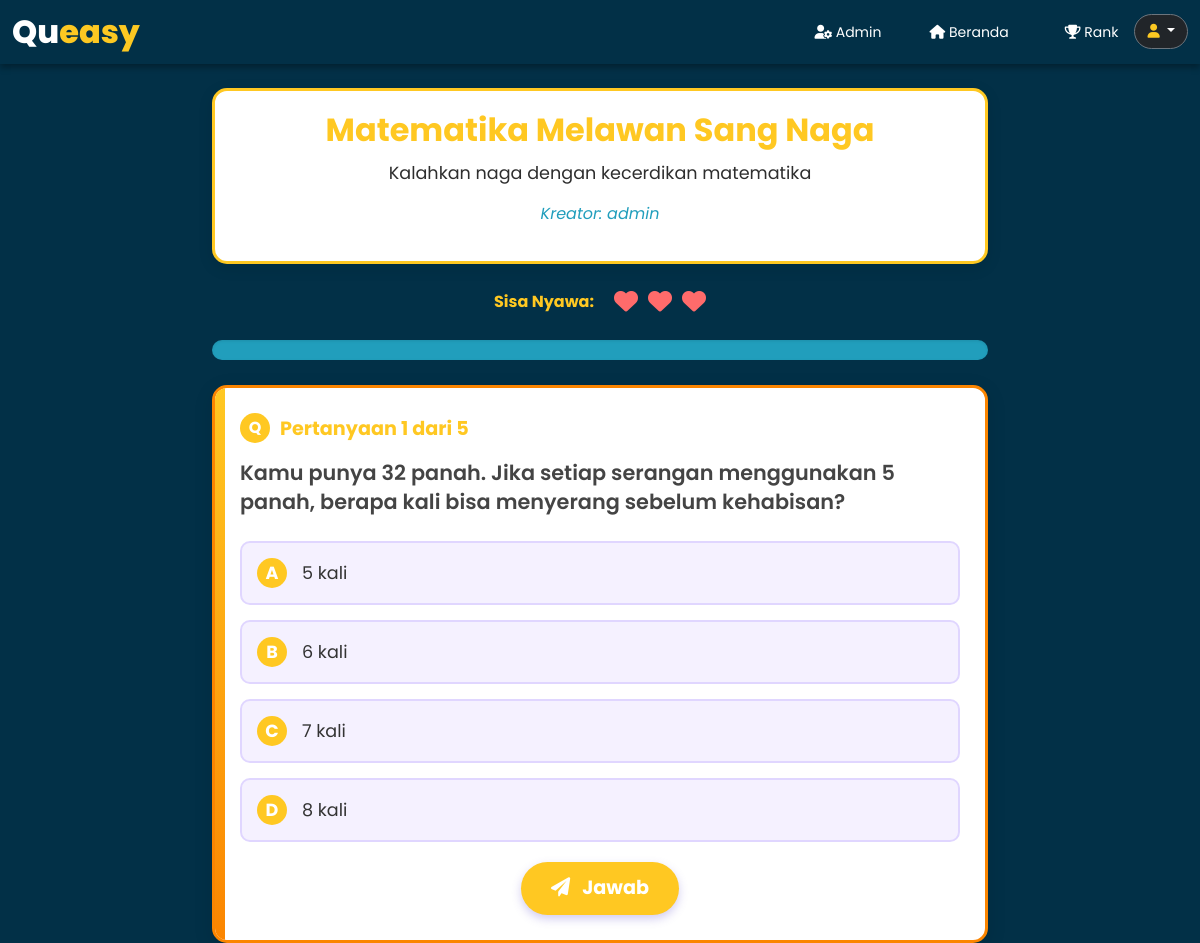
Page /user/quiz/quiz.php?id=202 (signed in) on the committed database.
### tables this page shows
CREATE TABLE `quizzes` (
  `id` int NOT NULL,
  `title` varchar(50) NOT NULL,
  `description` text NOT NULL,
  `category_id` int NOT NULL,
  `creator_id` int NOT NULL
);

CREATE TABLE `user` (
  `id` int NOT NULL,
  `username` varchar(50) NOT NULL,
  `password` varchar(255) NOT NULL,
  `email` varchar(50) NOT NULL,
  `role` enum('admin','user') NOT NULL DEFAULT 'user',
  `score` int DEFAULT '0'
);

CREATE TABLE `questions` (
  `id` int NOT NULL,
  `quest_text` text NOT NULL,
  `quiz_id` int NOT NULL
);

CREATE TABLE `options` (
  `id` int NOT NULL,
  `question_id` int NOT NULL,
  `option_text` text NOT NULL,
  `is_answer` tinyint(1) NOT NULL
);

### user/quiz/quiz.php (the view, shortened to what this page needs)
<?php
require_once(__DIR__ . "../../../layout/functions.php");
$quizid = isset($_GET["id"]) ? (int)$_GET["id"] : 0;
$result = mysqli_query($mysqli, "SELECT * FROM quizzes WHERE id = $quizid");
$row = mysqli_fetch_assoc($result);
$user_query = mysqli_query($mysqli, "SELECT * FROM user WHERE id = {$row['creator_id']}");
$user = mysqli_fetch_assoc($user_query);
$title = $row["title"];
$desc = $row["description"];
$questions_query = mysqli_query($mysqli, "SELECT * FROM questions WHERE quiz_id = $quizid ORDER BY id");
$all_questions = [];
while ($q = mysqli_fetch_assoc($questions_query)) {
    $all_questions[] = $q;
}
$current_q = $all_questions[$_SESSION['current_question']] ?? null;
?>
<!DOCTYPE html>
<html lang="en">
<head>
    <link href="https://cdn.jsdelivr.net/npm/bootstrap@5.3.2/dist/css/bootstrap.min.css" rel="stylesheet">
    <link href="https://cdnjs.cloudflare.com/ajax/libs/font-awesome/6.0.0-beta3/css/all.min.css" rel="stylesheet">
    <link rel="stylesheet" href="quiz.css">
</head>
<body>
<form action="check_answer.php" method="post">
    <?php include("../../layout/navbar.php"); ?>
    <?php if ($current_q): ?>
    <div class="container mt-4 quiz-container">
        <div class="quiz-header">
            <h1 class="quiz-title"><?php echo htmlspecialchars($title); ?></h1>
            <p class="quiz-description"><?php echo nl2br(htmlspecialchars($desc)); ?></p>
            <p class="creator">Kreator: <?php echo htmlspecialchars($user['username']); ?></p>
        </div>
        <div class="lives-container">
            <span class="lives-text">Sisa Nyawa:</span>
            <?php for ($i = 0; $i < $_SESSION['lives']; $i++): ?>
                <span class="life"><i class="fas fa-heart"></i></span>
            <?php endfor; ?>
        </div>
        <div class="progress-container">
        </div>
        <div class="question-card">
                <?php
                    echo "<h4 class=question-number>Pertanyaan " . ($_SESSION['current_question'] + 1) . " dari " . count($all_questions) . "</h4>";
                ?>
            <div class="question-text"><?php echo htmlspecialchars($current_q['quest_text']); ?></div>
            <div class="options-container">
                <?php
                $options_query = mysqli_query($mysqli, "SELECT * FROM options WHERE question_id = {$current_q['id']} ORDER BY id");
                $alphabet = 'A';
                while ($option = mysqli_fetch_assoc($options_query)): ?>
                    <label class="option" onclick="selectOption(this)">
                        <span class="option-label">
                            <span class="option-letter"><?php echo $alphabet++; ?></span>
                            <?php echo htmlspecialchars($option['option_text']); ?>
                        </span>
                    </label>
                <?php endwhile; ?>
            </div>
            <div class="text-center">
                <button type="submit" class="btn submit-btn">
                    <i class="fas fa-paper-plane me-2"></i> Jawab
                </button>
            </div>
        </div>
    </div>
    <?php endif; ?>
</form>
</body>
</html>

### user/quiz/quiz.css (style rules this page uses)
* { font-family: "Poppins", sans-serif; }
:root { --primary-color: #ffc822; --secondary-color: #fb8500; --correct-color: #4caf50; --wrong-color: #ff5252; --life-color: #ff6b6b; }
body { font-family: "Comic Neue", cursive; background-color: #023047; color: #333; }
.quiz-container { max-width: 800px; margin: 0 auto; }
.quiz-header { background-color: white; border-radius: 15px; box-shadow: 0 4px 15px rgba(0, 0, 0, 0.1); padding: 20px; margin-bottom: 20px; border: 3px solid var(--primary-color); }
.quiz-title { color: var(--primary-color); font-weight: 700; text-align: center; margin-bottom: 10px; font-size: 2rem; }
.quiz-description { text-align: center; font-size: 1.1rem; color: #2e2e2e; }
.creator { text-align: center; font-style: italic; color: #219ebc; margin-bottom: 15px; }
.lives-container { display: flex; justify-content: center; align-items: center; gap: 10px; margin-bottom: 20px; }
.lives-text { font-weight: bold; color: var(--primary-color); margin-right: 10px; }
.life { color: var(--life-color); font-size: 1.5rem; transition: all 0.3s; }
.progress-container { background-color: #219ebc; border-radius: 10px; height: 20px; margin-bottom: 25px; box-shadow: inset 0 1px 3px rgba(0, 0, 0, 0.1); }
.question-card { background-color: white; border-radius: 15px; padding: 25px; box-shadow: 0 5px 20px rgba(0, 0, 0, 0.1); border: 3px solid var(--secondary-color); position: relative; overflow: hidden; }
.question-card::before { content: ""; position: absolute; top: 0; left: 0; width: 10px; height: 100%; background: linear-gradient( to bottom, var(--primary-color), var(--secondary-color) ); }
.question-number { color: var(--primary-color); font-weight: bold; font-size: 1.2rem; margin-bottom: 15px; display: flex; align-items: center; }
.question-number::before { content: "Q"; display: inline-block; background-color: var(--primary-color); color: white; width: 30px; height: 30px; border-radius: 50%; text-align: center; line-height: 30px; margin-right: 10px; font-size: 1rem; }
.question-text { font-size: 1.3rem; font-weight: 600; margin-bottom: 25px; color: #444; line-height: 1.4; }
.options-container { display: flex; flex-direction: column; gap: 15px; }
.option { background-color: #f5f1ff; border-radius: 10px; padding: 15px; cursor: pointer; transition: all 0.3s; border: 2px solid #e0d6ff; display: flex; align-items: center; }
.option-label { display: flex; align-items: center; width: 100%; cursor: pointer; font-size: 1.1rem; }
.option-letter { display: inline-block; width: 30px; height: 30px; background-color: var(--primary-color); color: white; border-radius: 50%; text-align: center; line-height: 30px; margin-right: 15px; font-weight: bold; }
.submit-btn { background-color: var(--primary-color); color: white; border: none; border-radius: 50px; padding: 12px 30px; font-size: 1.2rem; font-weight: bold; margin-top: 20px; transition: all 0.3s; box-shadow: 0 4px 10px rgba(106, 90, 205, 0.3); }
.option { transition: all 0.3s ease; }
.option-letter { transition: all 0.3s ease; }

### rows in the picture
quizzes: title "Matematika Melawan Sang Naga", description "Kalahkan naga dengan kecerdikan matematika"
user: username "admin"
questions: quest_text "Kamu punya 32 panah. Jika setiap serangan menggunakan 5 panah, berapa kali bisa menyerang sebelum kehabisan?"
options: option_text "5 kali"
options: option_text "6 kali"
options: option_text "7 kali"
options: option_text "8 kali"

### other values in the picture
$_SESSION['current_question'] + 1 "1"
count($all_questions) "5"
